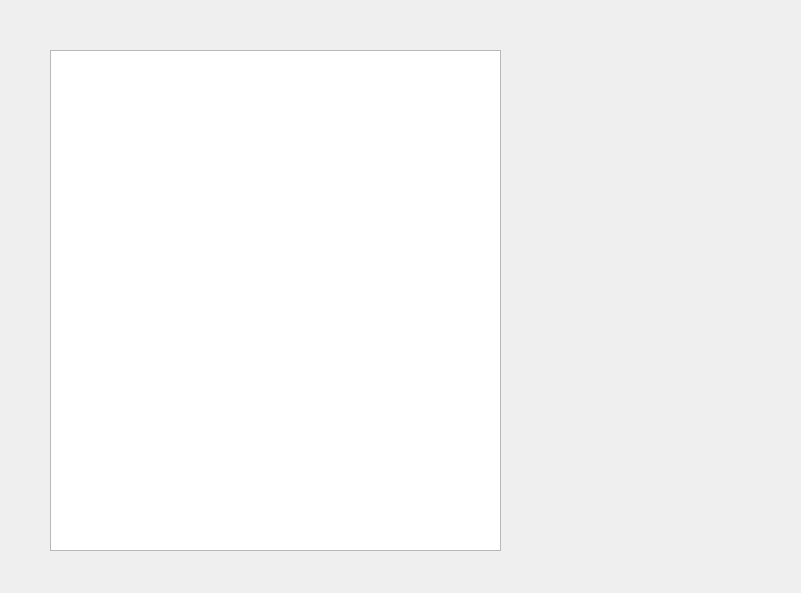
<?xml version="1.0" encoding="UTF-8"?>
<ui version="4.0">
 <class>sortby_author</class>
 <widget class="QDialog" name="sortby_author">
  <property name="geometry">
   <rect>
    <x>0</x>
    <y>0</y>
    <width>801</width>
    <height>593</height>
   </rect>
  </property>
  <property name="windowTitle">
   <string>Dialog</string>
  </property>
  <widget class="QTableView" name="tableView">
   <property name="geometry">
    <rect>
     <x>50</x>
     <y>50</y>
     <width>451</width>
     <height>501</height>
    </rect>
   </property>
  </widget>
 </widget>
 <resources/>
 <connections/>
</ui>
